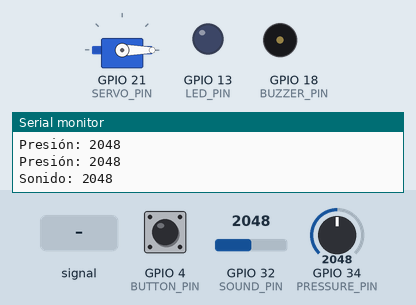
This sketch was run on a simulated ESP32. On the bench: servo, output pins drawn as LEDs (lit = HIGH), buzzer (waves = sounding), the last lines printed to the serial monitor. The test bench sets the inputs (shaded band); at power-on: GPIO 4 (BUTTON_PIN) HIGH, GPIO 32 (SOUND_PIN) = 2048, GPIO 34 (PRESSURE_PIN) = 2048. WiFi joins after 1.5 s; servers stay silent unless stated; no MQTT or app messages arrive unless stated.

Above: at 2.7 s.
2.8 s: GPIO 4 (BUTTON_PIN) pulled LOW for 0.15 s
At 5.32 s:
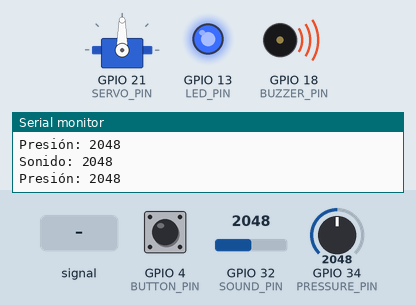
5.8 s: GPIO 32 (SOUND_PIN) set to 636
8.8 s: GPIO 32 (SOUND_PIN) set to 562
At 8.85 s:
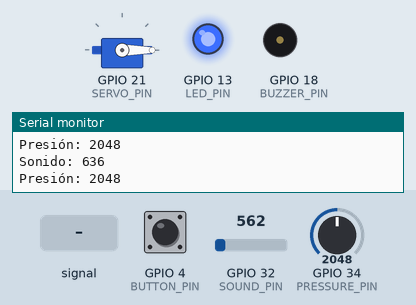
11.8 s: GPIO 32 (SOUND_PIN) fed a 200 Hz sine of ±327 counts around its level
14.8 s: GPIO 4 (BUTTON_PIN) pulled LOW for 1 s
At 15.9 s:
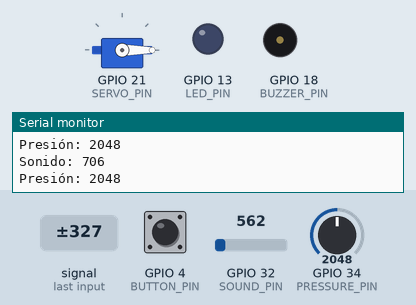
17.3 s: GPIO 4 (BUTTON_PIN) pulled LOW for 3.2 s
At 17.48 s:
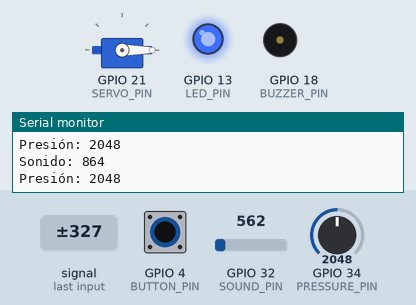
Timing chart, 0 to 23.0 s (numbered marks = the images above; inputs shaded):
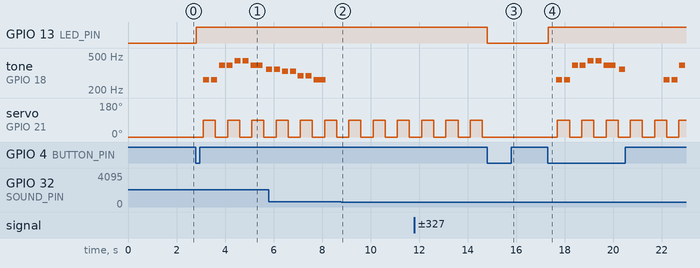

The sketch:

wifi-scan.ino
```cpp
#include <Arduino.h>
#include <WiFi.h>
#include <PubSubClient.h>
#include <ESP32Servo.h>

#define NOTE_C4  262
#define NOTE_D4  294
#define NOTE_E4  330
#define NOTE_F4  349
#define NOTE_G4  392
#define NOTE_A4  440
#define NOTE_B4  494
#define NOTE_C5  523
#define REST      0

int melody[] = {
  NOTE_C4, NOTE_C4, NOTE_G4, NOTE_G4, NOTE_A4, NOTE_A4, NOTE_G4,
  NOTE_F4, NOTE_F4, NOTE_E4, NOTE_E4, NOTE_D4, NOTE_D4, NOTE_C4,
  REST
};
int noteDurations[] = {
  4, 4, 4, 4, 4, 4, 2,
  4, 4, 4, 4, 4, 4, 2,
  2
};
int melodyLength = sizeof(melody) / sizeof(int);


#define WIFI_SSID           "Wokwi-GUEST"
#define WIFI_PASSWORD       ""
#define MQTT_SERVER         "broker.hivemq.com"
#define MQTT_PORT           1883
#define MQTT_CLIENT_ID      "ESP32_CUNA"
#define MQTT_TOPIC_SONIDO   "sensor/sonido"
#define MQTT_TOPIC_MOV      "sensor/movimiento"
#define MQTT_TOPIC_ESTADO   "sensor/estado"
#define MQTT_TOPIC_CONTROL  "control/estado"

#define BUZZER_PIN     18
#define LED_PIN        13
#define SOUND_PIN      32
#define SERVO_PIN      21
#define PRESSURE_PIN   34
#define BUTTON_PIN     4

#define UMBRAL_SONIDO       600
#define UMBRAL_MOV          500
#define SERVO_POS_OFF       0
#define SERVO_POS_ON        90
#define SERVO_MOVE_PERIOD_MS 500

#define QUEUE_SIZE          20
#define TASK_DELAY_SENS_MS  500
#define TASK_DELAY_BTN_MS   50
#define DEBOUNCE_DELAY_MS   200

int soundLevel = 0;
int movementLevel = 0;

enum Estado {
    STANDBY,
    ACTIVO,
    LLANTO,
    MOVIMIENTO,
    MOVYLLA
};

enum Evento {
    EVENTO_SILENCIO,
    EVENTO_LLANTO,
    EVENTO_QUIETO,
    EVENTO_MOV,
    EVENTO_BOTON_ON,
    EVENTO_BOTON_OFF
};

Estado estado_actual = STANDBY;
QueueHandle_t colaEventos;
SemaphoreHandle_t mutexEstado;
Servo servoCuna;


WiFiClient espClient;
PubSubClient client(espClient);

void encenderLED() {
    digitalWrite(LED_PIN, HIGH);
}


void apagarSistema() {
    digitalWrite(LED_PIN, LOW);
    noTone(BUZZER_PIN);
    servoCuna.write(SERVO_POS_OFF);
}

void TaskMelody(void *pvParameters) {
    while (1) {
        bool shouldPlay = false;

        // 1. Verificar el estado (protegido por mutex)
        if (xSemaphoreTake(mutexEstado, pdMS_TO_TICKS(50)) == pdTRUE) {
            if (estado_actual == LLANTO || estado_actual == MOVYLLA) {
                shouldPlay = true;
            }
            xSemaphoreGive(mutexEstado);
        }

        // 2. Actuar según el estado
        if (shouldPlay) {
            // Toca la melodía completa (bloqueando esta tarea, que está bien)
            for (int i = 0; i < melodyLength; i++) {

                // Chequeo de aborto (simplificado):
                // Si el estado cambia a mitad de la melodía, queremos parar.
                // Chequeamos solo cada 4 notas para no sobrecargar el mutex.
                if (i % 4 == 0) {
                     if (xSemaphoreTake(mutexEstado, pdMS_TO_TICKS(10)) == pdTRUE) {
                        if (estado_actual != LLANTO && estado_actual != MOVYLLA) {
                            xSemaphoreGive(mutexEstado);
                            break; // Salir del 'for' loop
                        }
                        xSemaphoreGive(mutexEstado);
                    }
                }

                // Tocar la nota
                int noteDuration = 1000 / noteDurations[i];
                tone(BUZZER_PIN, melody[i], noteDuration);
                int pauseBetweenNotes = noteDuration * 1.30;
                vTaskDelay(pdMS_TO_TICKS(pauseBetweenNotes));
                noTone(BUZZER_PIN);
            }
            vTaskDelay(pdMS_TO_TICKS(500)); // Pausa antes de repetir
        } else {
            // Si no debe sonar, apagar y dormir.
            noTone(BUZZER_PIN);
            vTaskDelay(pdMS_TO_TICKS(200)); // Chequear el estado cada 200ms
        }
    }
}

void TaskServo(void *pvParameters) {
    while(1) {
        bool shouldMove = false;

        // 1. Verificar el estado (protegido por mutex)
        if (xSemaphoreTake(mutexEstado, pdMS_TO_TICKS(50)) == pdTRUE) {
            if (estado_actual == MOVIMIENTO || estado_actual == MOVYLLA) {
                shouldMove = true;
            }
            xSemaphoreGive(mutexEstado);
        }

        // 2. Actuar según el estado
        if (shouldMove) {
            // Realiza un ciclo de mecedora (bloqueando esta tarea)
            servoCuna.write(SERVO_POS_ON);
            vTaskDelay(pdMS_TO_TICKS(SERVO_MOVE_PERIOD_MS));

            // Chequeo de aborto (simplificado):
            // Si el estado cambia, parar inmediatamente.
            if (xSemaphoreTake(mutexEstado, 0) == pdTRUE) {
               if (estado_actual != MOVIMIENTO && estado_actual != MOVYLLA) {
                   xSemaphoreGive(mutexEstado);
                   servoCuna.write(SERVO_POS_OFF);
                   continue; // Salta al inicio del while(1)
               }
               xSemaphoreGive(mutexEstado);
            }

            servoCuna.write(SERVO_POS_OFF);
            vTaskDelay(pdMS_TO_TICKS(SERVO_MOVE_PERIOD_MS));
        } else {
            // Si no debe moverse, asegurarse de que está en OFF y dormir.
            servoCuna.write(SERVO_POS_OFF);
            vTaskDelay(pdMS_TO_TICKS(200)); // Chequear el estado cada 200ms
        }
    }
}


void TaskSonido(void *pvParameters) {
    while (1) {
        int localSoundLevel = analogRead(SOUND_PIN);
        Serial.print("Sonido: ");
        Serial.println(localSoundLevel);

        Evento e = (localSoundLevel > UMBRAL_SONIDO) ? EVENTO_LLANTO : EVENTO_SILENCIO;
        xQueueSend(colaEventos, &e, 0);

        if (xSemaphoreTake(mutexEstado, pdMS_TO_TICKS(50)) == pdTRUE) {
            soundLevel = localSoundLevel;
            xSemaphoreGive(mutexEstado);
        }

        vTaskDelay(pdMS_TO_TICKS(TASK_DELAY_SENS_MS));
    }
}

void TaskMovimiento(void *pvParameters) {
    while (1) {
        int localMovementLevel = analogRead(PRESSURE_PIN);
        Serial.print("Presión: ");
        Serial.println(localMovementLevel);

        Evento e = (localMovementLevel > UMBRAL_MOV) ? EVENTO_MOV : EVENTO_QUIETO;
        xQueueSend(colaEventos, &e, 0);

        if (xSemaphoreTake(mutexEstado, pdMS_TO_TICKS(50)) == pdTRUE) {
            movementLevel = localMovementLevel;
            xSemaphoreGive(mutexEstado);
        }

        vTaskDelay(pdMS_TO_TICKS(TASK_DELAY_SENS_MS));
    }
}

void TaskBoton(void *pvParameters) {
    bool lastState = HIGH;
    while (1) {
        bool currentState = digitalRead(BUTTON_PIN);
        if (lastState == HIGH && currentState == LOW) {

            Evento e;
            if (xSemaphoreTake(mutexEstado, pdMS_TO_TICKS(50)) == pdTRUE) {
                e = (estado_actual == STANDBY) ? EVENTO_BOTON_ON : EVENTO_BOTON_OFF;
                xSemaphoreGive(mutexEstado);
            } else {
                e = EVENTO_BOTON_OFF;
            }

            xQueueSend(colaEventos, &e, 0);
            vTaskDelay(pdMS_TO_TICKS(DEBOUNCE_DELAY_MS));
        }
        lastState = currentState;
        vTaskDelay(pdMS_TO_TICKS(TASK_DELAY_BTN_MS));
    }
}

void TaskPublish(void *pvParameters){
  while(1){
    char strMov[10];
    char strSon[10];
    Estado estadoLocal;
    int localMov = 0;
    int localSon = 0;

    if (xSemaphoreTake(mutexEstado, pdMS_TO_TICKS(50)) == pdTRUE) {
        estadoLocal = estado_actual;
        localMov = movementLevel;
        localSon = soundLevel;
        xSemaphoreGive(mutexEstado);
    } else {
        estadoLocal = STANDBY;
    }

    if(estadoLocal != STANDBY){
        sprintf(strMov, "%d", localMov);
        client.publish(MQTT_TOPIC_MOV, strMov);
        sprintf(strSon, "%d", localSon);
        client.publish(MQTT_TOPIC_SONIDO, strSon);
        vTaskDelay(pdMS_TO_TICKS(1000));
    } else {
      vTaskDelay(pdMS_TO_TICKS(1000));
    }
  }
}

void mqttCallback(char* topic, byte* payload, unsigned int length) {
    String mensaje;
    for (unsigned int i = 0; i < length; i++) {
        mensaje += (char)payload[i];
    }

    Evento e;
    bool eventGenerated = false;

    if (String(topic) == MQTT_TOPIC_CONTROL) {
        if (mensaje == "STANDBY") {
            e = EVENTO_BOTON_OFF;
            eventGenerated = true;
        } else if (mensaje == "ACTIVO") {
            e = EVENTO_BOTON_ON;
            eventGenerated = true;
        } else if (mensaje == "MOVIMIENTO") {
            e = EVENTO_MOV;
            eventGenerated = true;
        }

        if (eventGenerated) {
          xQueueSend(colaEventos, &e, 0);
        }
    }
}

void TaskFSM(void *pvParameters)
{
    Evento evento;
    Estado estado_anterior;

    while (1)
    {
        if (xQueueReceive(colaEventos, &evento, portMAX_DELAY) == pdPASS)
        {
            if (xSemaphoreTake(mutexEstado, portMAX_DELAY) == pdTRUE)
            {
                estado_anterior = estado_actual;

                switch (estado_actual)
                {
                    case STANDBY:
                        if (evento == EVENTO_BOTON_ON) {
                            estado_actual = ACTIVO;
                        }
                        break;

                    case ACTIVO:
                        if (evento == EVENTO_BOTON_OFF) {
                            estado_actual = STANDBY;
                        } else if (evento == EVENTO_LLANTO) {
                            estado_actual = LLANTO;
                        } else if (evento == EVENTO_MOV) {
                            estado_actual = MOVIMIENTO;
                        }
                        break;

                    case LLANTO:
                        if (evento == EVENTO_BOTON_OFF) {
                            estado_actual = STANDBY;
                        } else if (evento == EVENTO_SILENCIO) {
                            estado_actual = ACTIVO;
                        } else if (evento == EVENTO_MOV) {
                            estado_actual = MOVYLLA;
                        }
                        break;

                    case MOVIMIENTO:
                        if (evento == EVENTO_BOTON_OFF) {
                            estado_actual = STANDBY;
                        } else if (evento == EVENTO_QUIETO) {
                            estado_actual = ACTIVO;
                        } else if (evento == EVENTO_LLANTO) {
                            estado_actual = MOVYLLA;
                        }
                        break;

                    case MOVYLLA:
                        if (evento == EVENTO_BOTON_OFF) {
                            estado_actual = STANDBY;
                        } else if (evento == EVENTO_SILENCIO) {
                            estado_actual = MOVIMIENTO;
                        } else if (evento == EVENTO_QUIETO) {
                            estado_actual = LLANTO;
                        }
                        break;
                }

                if (estado_anterior != estado_actual) {
                   switch (estado_actual) {
                        case STANDBY:
                            apagarSistema();
                            break;
                        case ACTIVO:
                        case LLANTO:
                        case MOVIMIENTO:
                        case MOVYLLA:
                            encenderLED();
                            break;
                   }
                }

                xSemaphoreGive(mutexEstado);
            }
        }
    }
}


void reconnectMQTT() {
    while (!client.connected()) {
        if (client.connect(MQTT_CLIENT_ID)) {
            client.subscribe(MQTT_TOPIC_CONTROL);
        } else {
            vTaskDelay(pdMS_TO_TICKS(2000));
        }
    }
}

void setup() {
    Serial.begin(115200);

    pinMode(LED_PIN, OUTPUT);
    pinMode(BUZZER_PIN, OUTPUT);
    pinMode(SOUND_PIN, INPUT);
    pinMode(PRESSURE_PIN, INPUT);
    pinMode(BUTTON_PIN, INPUT_PULLUP);

    servoCuna.attach(SERVO_PIN, 500, 2500);
    servoCuna.write(SERVO_POS_OFF);

    mutexEstado = xSemaphoreCreateMutex();

    colaEventos = xQueueCreate(QUEUE_SIZE, sizeof(Evento));

    WiFi.begin(WIFI_SSID, WIFI_PASSWORD);
    while (WiFi.status() != WL_CONNECTED) {
        delay(500);
    }

    client.setServer(MQTT_SERVER, MQTT_PORT);
    client.setCallback(mqttCallback);

    xTaskCreate(TaskSonido, "TaskSonido", 4096, NULL, 1, NULL);
    xTaskCreate(TaskMovimiento, "TaskMovimiento", 4096, NULL, 1, NULL);
    xTaskCreate(TaskBoton, "TaskBoton", 2048, NULL, 1, NULL);
    xTaskCreate(TaskPublish, "TaskPublish", 2048, NULL, 1, NULL);
    xTaskCreate(TaskMelody, "TaskMelody", 4096, NULL, 1, NULL);
    xTaskCreate(TaskServo, "TaskServo", 4096, NULL, 1, NULL);
    xTaskCreate(TaskFSM, "TaskFSM", 4096, NULL, 2, NULL);
}

void loop() {
    if (!client.connected()) {
        reconnectMQTT();
    }
    client.loop();

    vTaskDelay(pdMS_TO_TICKS(100));
}
```

Measured:
- the behaviour switches between 601 and 600 on GPIO 32 (SOUND_PIN) (found by bisection; images 1 and 2)
- after the input at 2.8 s, GPIO 13 (LED_PIN): LOW → HIGH at once; tone on GPIO 18 (BUZZER_PIN): plays 262 Hz for 0.25 s, 262 Hz for 0.25 s, 392 Hz for 0.25 s, 392 Hz for 0.25 s, 440 Hz for 0.25 s, 440 Hz for 0.25 s … (8 notes in this stretch), starting after 0.30 s
- after the input at 8.8 s, tone on GPIO 18 (BUZZER_PIN): stops changing and stays silent
- after the input at 14.8 s, GPIO 13 (LED_PIN): HIGH → LOW at once; tone on GPIO 18 (BUZZER_PIN): stops changing and stays silent; servo on GPIO 21 (SERVO_PIN): stops changing and stays 0°
- after the input at 17.3 s, GPIO 13 (LED_PIN): LOW → HIGH at once; tone on GPIO 18 (BUZZER_PIN): plays 262 Hz for 0.25 s, 262 Hz for 0.25 s, 392 Hz for 0.25 s, 392 Hz for 0.25 s, 440 Hz for 0.25 s, 440 Hz for 0.25 s … (11 notes in this stretch), starting after 0.35 s
